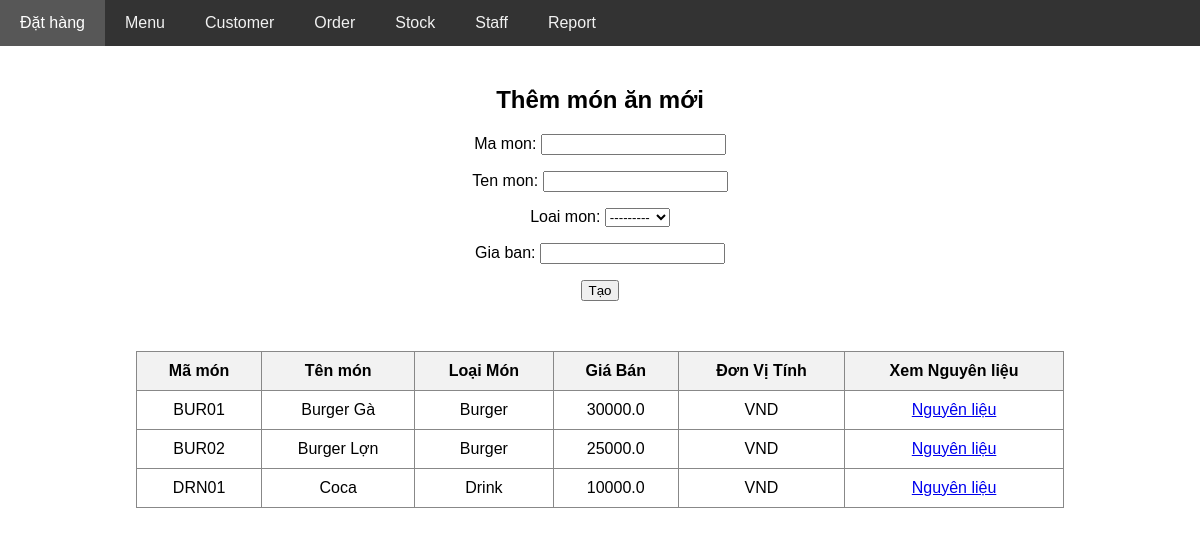
The app's page /core/menu/, older data.
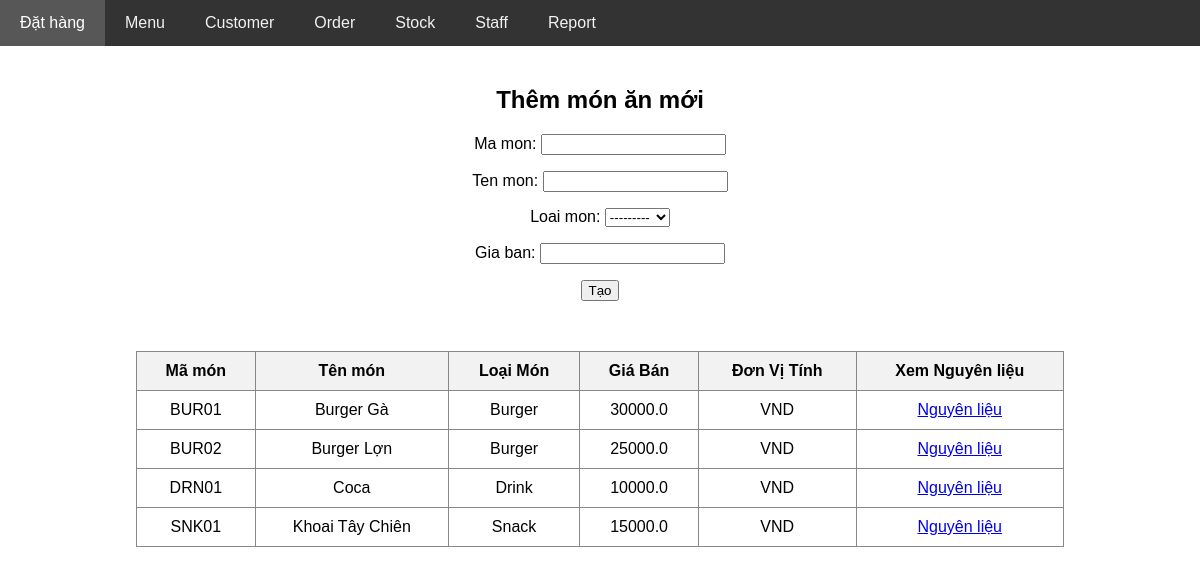
The same page, newer data.
### core/models.py (models this page shows, shortened)
class Menu(models.Model):
    class TypeChoices(models.TextChoices):
        BURGER = 'Burger'
        DRINK = 'Drink'
        COMBO = 'Combo'
        SNACK = 'Snack'
    ma_mon = models.CharField(max_length=10, unique=True)
    ten_mon = models.CharField(max_length=50)
    loai_mon = models.CharField(max_length=20, choices=TypeChoices.choices)
    gia_ban = models.FloatField()
    don_vi_tinh = models.CharField(max_length=10, default='VND')

### core/views.py (the view)
# urls.py: path('menu/', views.show_menu, name='show_menu'),
def show_menu(request):
    if request.method  == 'POST':
        form = MenuForm(request.POST)
        if form.is_valid():
            form.save()
            return redirect('show_menu')
    menus = Menu.objects.all()
    form = MenuForm()
    return render(request, 'menu/show_menu.html', {
        'menus': menus,
        'form': form,
    })

### core/forms.py
class MenuForm(forms.ModelForm):
    class Meta:
        model = Menu
        fields = ['ma_mon', 'ten_mon', 'loai_mon', 'gia_ban']

### core/templates/menu/show_menu.html (shortened to what this page needs)
{% extends 'layout.html' %}
{% block body %}
<div>
    <h2 style="text-align: center;">Thêm món ăn mới</h2>
    <form method="POST" style="text-align: center;">
        {{ form.as_p }}
        <button type="submit">Tạo</button>
    </form>
</div>
<div style="display: flex; justify-content: center; margin-top: 30px;">
    <table border="1" style="text-align: center;">
        <tr>
            <th>Mã món</th>
            <th>Tên món</th>
            <th>Loại Món</th>
            <th>Giá Bán</th>
            <th>Đơn Vị Tính</th>
            <th>Xem Nguyên liệu</th>
        </tr>
        {% for dish in menus %}
            <tr>
                <td> {{dish.ma_mon}} </td>
                <td> {{dish.ten_mon}} </td>
                <td> {{dish.loai_mon}} </td>
                <td> {{dish.gia_ban}} </td>
                <td> {{dish.don_vi_tinh}} </td>
                <td>
                    <a href="{% url 'show_menu_detail' dish.id %}">Nguyên liệu</a>
                </td>
        {% endfor %}
    </table>
</div>
{% endblock %}

Row changes from the older to the newer data that the page shows:
added Menu: ma_mon "SNK01", ten_mon "Khoai Tây Chiên", loai_mon "Snack", gia_ban "15000.0", don_vi_tinh "VND"
